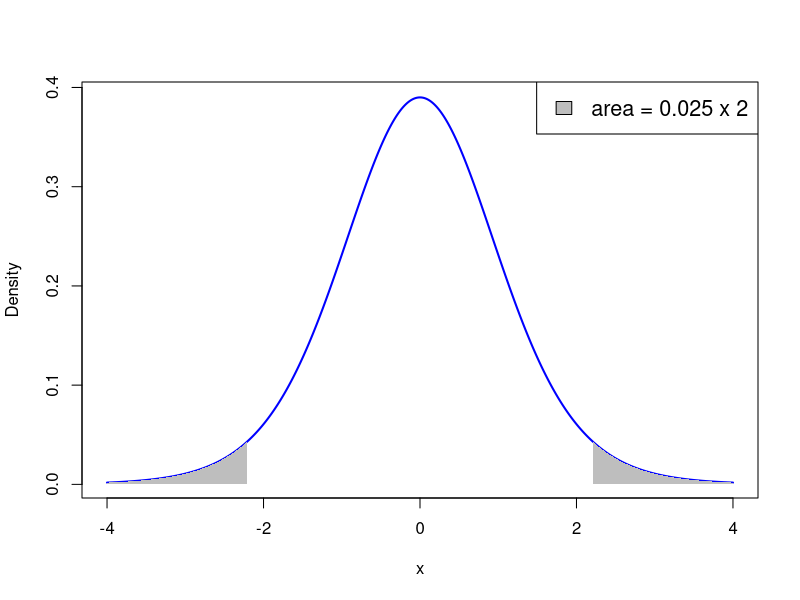
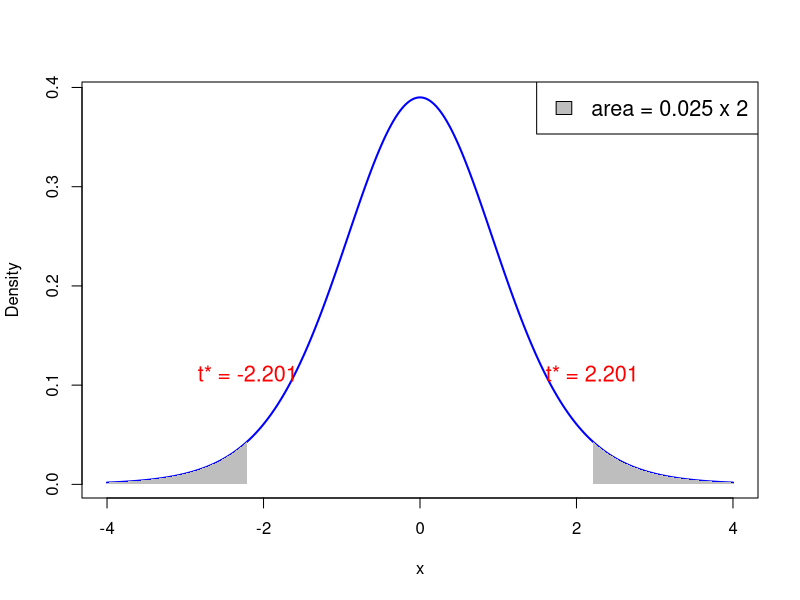
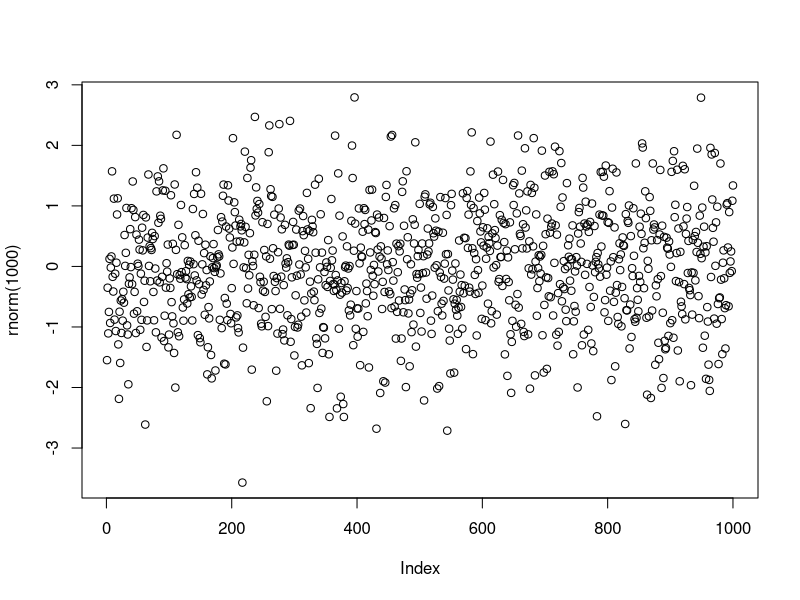
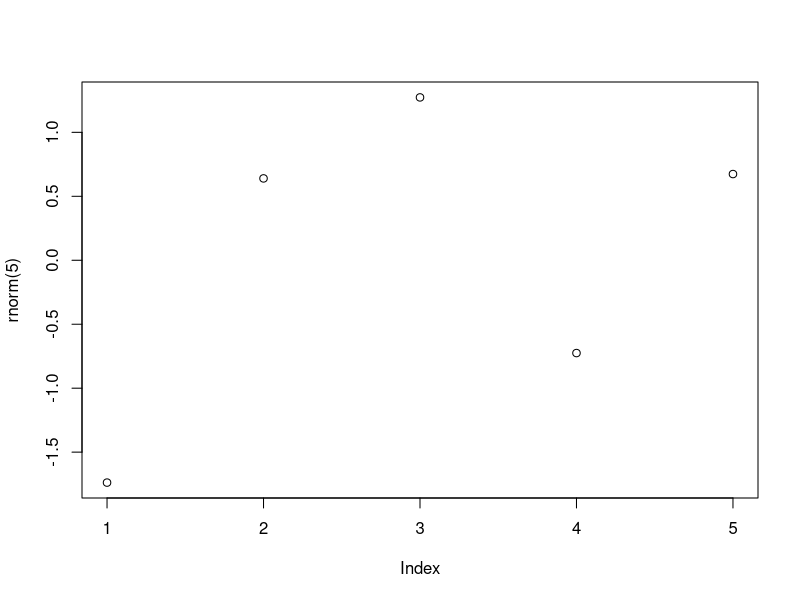
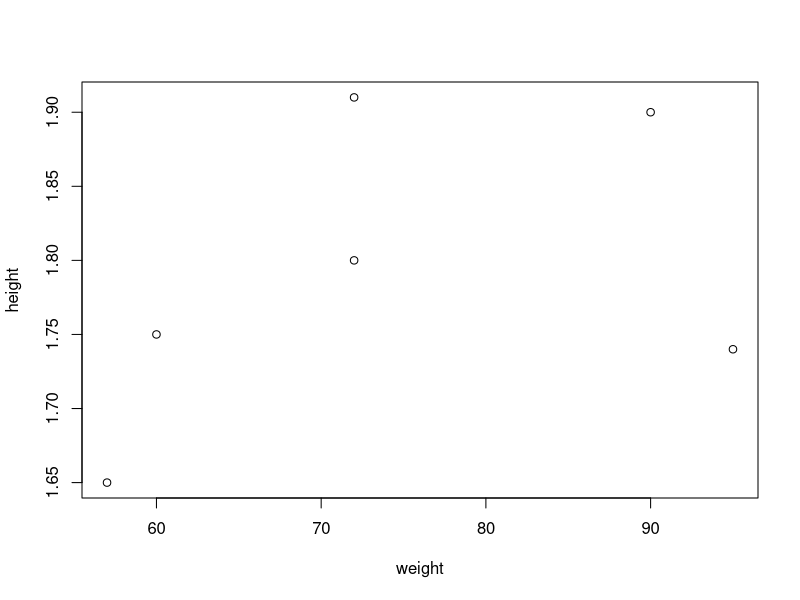
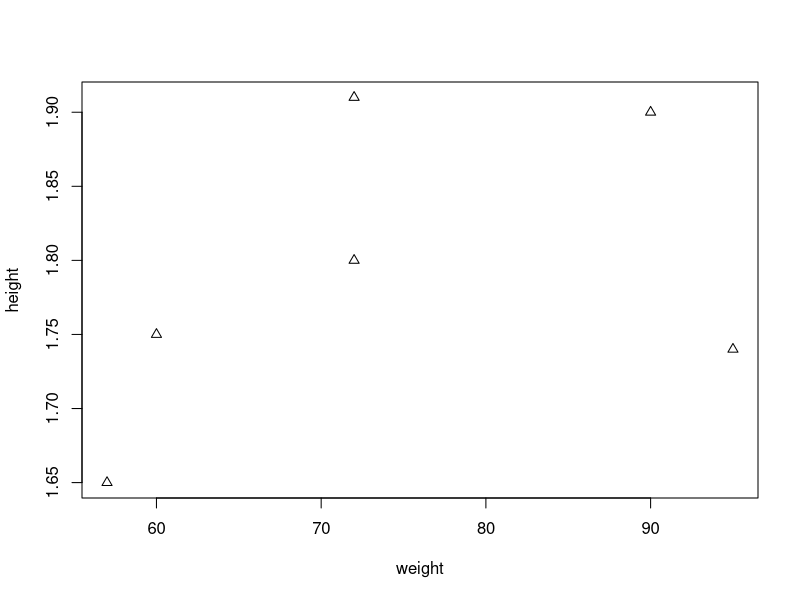
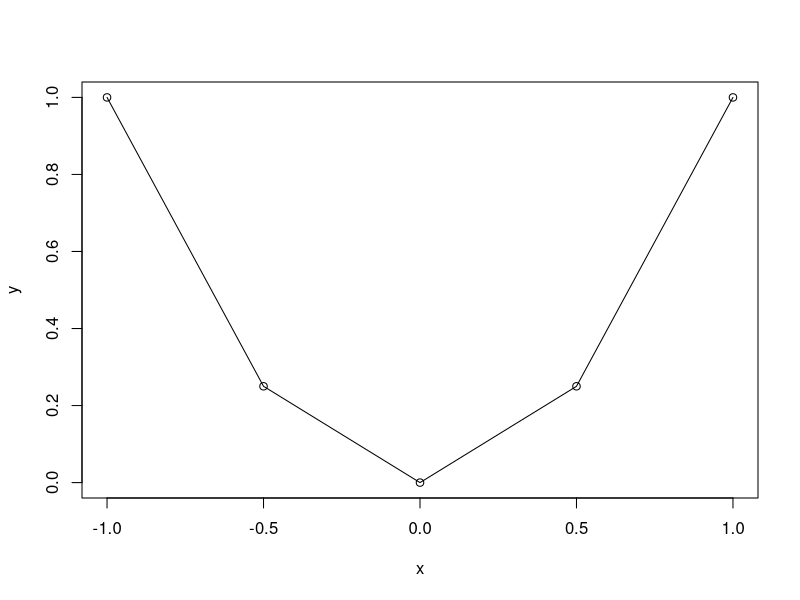
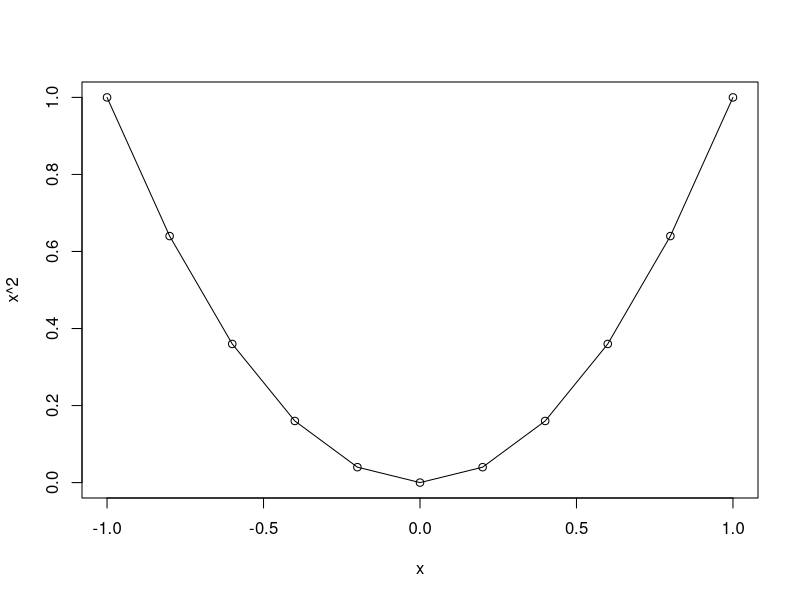

Reproduce these figures in R, in order.
## ---- chunk 1
# Degrees of freedom
df <- 11

# Values for x-axis
x <- seq(-4, 4, length.out = 1000)

# Calculate PDF of t-distribution
pdf <- dt(x, df)

# Plot PDF
plot(x, pdf, type = "l", col = "blue", lwd = 2, xlab = "x", ylab = "Density")

# Shade area where p-value < 0.025
x_fill_left <- x[x <= qt(0.025, df)]
y_fill_left <- pdf[x <= qt(0.025, df)]
polygon(c(x_fill_left, rev(x_fill_left)), c(y_fill_left, rep(0, length(y_fill_left))), col = "gray", border = NA)

# Shade area where p-value > 0.975
x_fill_right <- x[x >= qt(0.975, df)]
y_fill_right <- pdf[x >= qt(0.975, df)]
polygon(c(x_fill_right, rev(x_fill_right)), c(y_fill_right, rep(0, length(y_fill_right))), col = "gray", border = NA)

# Add legend
legend("topright", legend = c("area = 0.025 x 2"), fill = "gray", cex = 1.3)


## ---- chunk 2
# Degrees of freedom
df <- 11

# Values for x-axis
x <- seq(-4, 4, length.out = 1000)

# Calculate PDF of t-distribution
pdf <- dt(x, df)

# Plot PDF
plot(x, pdf, type = "l", col = "blue", lwd = 2, xlab = "x", ylab = "Density")

# Shade area where p-value < 0.025
x_fill_left <- x[x <= qt(0.025, df)]
y_fill_left <- pdf[x <= qt(0.025, df)]
polygon(c(x_fill_left, rev(x_fill_left)), c(y_fill_left, rep(0, length(y_fill_left))), col = "gray", border = NA)

# Shade area where p-value > 0.975
x_fill_right <- x[x >= qt(0.975, df)]
y_fill_right <- pdf[x >= qt(0.975, df)]
polygon(c(x_fill_right, rev(x_fill_right)), c(y_fill_right, rep(0, length(y_fill_right))), col = "gray", border = NA)

# Add annotations for p value = 0.025 on both sides
text(qt(0.025, df), dt(qt(0.025, df), df) + 0.05, paste("t* =", round(qt(0.025, df), 4)), pos = 3, col = "red", cex = 1.3, adj = c(8.5, 4.5))
text(qt(0.975, df), dt(qt(0.975, df), df) + 0.05, paste("t* =", round(qt(0.975, df), 4)), pos = 3, col = "red", cex = 1.3, adj = c(5.5, 4.5))

# Add legend
legend("topright", legend = c("area = 0.025 x 2"), fill = "gray", cex = 1.3)


## ---- chunk 3
#| echo: true
plot(rnorm(1000))
## ---- chunk 4
#| echo: true

2 + 2
2 * 3 - 1 + 2 ^ 7
exp(-10)
log(2)
pi
sin(pi/2)

## ---- chunk 5
#| echo: true

# This is a comment in R
# Comments are ignored by R

1 + 1   # This works out the result of one plus one!
## ---- chunk 6
#| echo: true
rnorm(5)
## ---- chunk 7
#| echo: true
#| output-location: slide
plot(rnorm(5))
## ---- chunk 8
#| echo: true
# Store 2 in the variable x
x <- 2

# Print x to screen
x
## ---- chunk 9
#| echo: true
# Assign 2 to x
x <- 2

# Compute x + x and print to screen
x + x

# x still contains 2
x
## ---- chunk 10
x <- 2
print(x)
## ---- chunk 11
#| echo: true
sentence <- "Stats is great!"
print(sentence)
## ---- chunk 12
#| echo: true
sentence <- "Stats is great!"
cat(sentence)
## ---- chunk 13
#| echo: true

# Store the result of 2 + 2 in variable two.plus.two

two.plus.two <- 2 + 2

# We want to print to screen the following message:
# "The result of 2 + 2 is two.plus.two"

cat("The result of 2 + 2 is", two.plus.two)
## ---- chunk 14
# This codes sums two numbers and prints result on screen
x <- 1
y <- 2

result <- x + y

# Print the result on screen
cat("Code run successfully!")
cat("The sum of", x , "and", y, "is", result)
## ---- chunk 15
rm(list = ls())
## ---- chunk 16
#| echo: true

# Create 3 variables x, y, z
x <- 2
y <- "Dog"
z <- pi

# Workspace contains variables x, y, z
# This can be displayed by using ls()
ls()
## ---- chunk 17
#| echo: true

# Create 3 variables x, y, z
x <- 2
y <- "Dog"
z <- pi

# Remove x from workspace
rm(x)

# Now the workspace contains only y and z
ls( )
## ---- chunk 18
#| echo: true

# Create 3 variables x, y, z
x <- 2
y <- "Dog"
z <- pi

# Remove all variables from workspace
rm(list = ls())

# Let us check that the workspace is empty
ls( )
## ---- chunk 19
#| echo: true

# Constuct a vector and store it in variable "vector"
vector <- c(60, 72, 57, 90, 95, 72)

# Print vector
print(vector)
## ---- chunk 20
#| echo: true

# Constuct two vectors of radius and height of 6 cylinders
radius <- c(6, 7, 5, 9, 9, 7)
height <- c(1.7, 1.8, 1.6, 2, 1, 1.9)

# Compute the volume of each cylinder and store it in "volume"
volume <- pi * radius^2 * height

# Print volume
print(volume)
## ---- chunk 21
#| echo: true

a <- c(1, 2, 3, 4, 5, 6, 7)
b <- c(0, 1)

a + b
## ---- chunk 22
#| echo: true

vector <- c(1, 2, 3, 4, 5, 6)
scalar <- 2

# Multiplication of vector by a scalar
vector * scalar

# Summing a scalar to each component of a vector
vector + scalar
## ---- chunk 23
x <- c(1, 2, 3, 4, 5)

sum <- sum(x)
length <- length(x)

cat("Here is the vector x: (", x, ")")
cat("The components of vector x sum to", sum)
cat("The length of vector x is", length)
## ---- chunk 24
# First store the wage data into a vector
x <- c(36, 40, 46, 54, 57, 58, 59, 60, 62, 63)

# Let us compute the mean by using formula
xbar = sum(x) / length(x)

# Compute the mean by using built in R function
xbar_check = mean(x)

# We now print both results to screen
cat("Sample mean computed with formula is", xbar)
cat("Sample mean computed with R function is", xbar_check)
cat("They coincide!")
## ---- chunk 25
# Again, store the wage data into a vector
x <- c(36, 40, 46, 54, 57, 58, 59, 60, 62, 63)

# Compute the sample variance using formula
xbar = mean(x)
n = length(x)
s2 = sum( (x - xbar)^2 ) / (n - 1) 

# Compute the sample variance using built in R function
s2_check = var(x)

# We now print both results to screen
cat("Sample variance computed with formula is", s2)
cat("Sample variance computed with R function is", s2_check)
cat("They coincide!")
## ---- chunk 26
#| echo: true

# Compute the average distance from the center for rivers
sum(abs(rivers - mean(rivers))) / length(rivers)	
## ---- chunk 27
# Enter CCI data using c()
score_2007 <- c(86, 86, 88, 90, 99, 97, 97, 96, 99, 97, 90, 90)
score_2009 <- c(24, 22, 21, 21, 19, 18, 17, 18, 21, 23, 22, 21)

# Compute vector of differences in CCI
difference <- score_2007 - score_2009

# Perform t-test with null hypothesis mu0 = 0
t.test(difference, mu = 0)
## ---- chunk 28
# Enter CCI data using c()
score_2007 <- c(86, 86, 88, 90, 99, 97, 97, 96, 99, 97, 90, 90)
score_2009 <- c(24, 22, 21, 21, 19, 18, 17, 18, 21, 23, 22, 21)
difference <- score_2007 - score_2009

# Store output of t-test
t_test_result <- t.test(difference, mu = 0)

# Capture output from print
output <- capture.output(print(t_test_result))

# Print only one line of the output
cat(output[2])
cat(output[3])
cat(output[4])
## ---- chunk 29
# Enter CCI data using c()
score_2007 <- c(86, 86, 88, 90, 99, 97, 97, 96, 99, 97, 90, 90)
score_2009 <- c(24, 22, 21, 21, 19, 18, 17, 18, 21, 23, 22, 21)
difference <- score_2007 - score_2009

# Store output of t-test
t_test_result <- t.test(difference, mu = 0)

# Capture output from print
output <- capture.output(print(t_test_result))

# Print only one line of the output
cat(output[5])
## ---- chunk 30
# Enter CCI data using c()
score_2007 <- c(86, 86, 88, 90, 99, 97, 97, 96, 99, 97, 90, 90)
score_2009 <- c(24, 22, 21, 21, 19, 18, 17, 18, 21, 23, 22, 21)
difference <- score_2007 - score_2009

# Store output of t-test
t_test_result <- t.test(difference, mu = 0)

# Capture output from print
output <- capture.output(print(t_test_result))

# Print only one line of the output
cat(output[6])
## ---- chunk 31
# Enter CCI data using c()
score_2007 <- c(86, 86, 88, 90, 99, 97, 97, 96, 99, 97, 90, 90)
score_2009 <- c(24, 22, 21, 21, 19, 18, 17, 18, 21, 23, 22, 21)
difference <- score_2007 - score_2009

# Store output of t-test
t_test_result <- t.test(difference, mu = 0)

# Capture output from print
output <- capture.output(print(t_test_result))

# Print only one line of the output
cat(output[7])
cat(output[8])
## ---- chunk 32
# Enter CCI data using c()
score_2007 <- c(86, 86, 88, 90, 99, 97, 97, 96, 99, 97, 90, 90)
score_2009 <- c(24, 22, 21, 21, 19, 18, 17, 18, 21, 23, 22, 21)
difference <- score_2007 - score_2009

# Store output of t-test
t_test_result <- t.test(difference, mu = 0)

# Capture output from print
output <- capture.output(print(t_test_result))

# Print only one line of the output
cat(output[9])
cat(output[10])
cat(output[11])
## ---- chunk 33
#| echo: true
#| output-location: slide

# Store weight and height data in 2 vectors
weight <- c(60, 72, 57, 90, 95, 72)
height <- c(1.75, 1.80, 1.65, 1.90, 1.74, 1.91)

# Plot weight against height
plot(weight, height)
## ---- chunk 34
#| echo: true
#| output-location: slide

# Store weight and height data in 2 vectors
weight <- c(60, 72, 57, 90, 95, 72)
height <- c(1.75, 1.80, 1.65, 1.90, 1.74, 1.91)

# Plot weight against height using little triangles
plot(weight, height, pch = 2)
## ---- chunk 35
#| echo: true
#| output-location: slide

# Input vector for grid of x coordinates
x <- c(-1, -0.5, 0, 0.5, 1)

# Compute the function y=x^2 on the grid
y <- x^2

# Generate scatter plot of (x,y)
plot(x, y)

# Add linear interpolation
lines(x, y)
## ---- chunk 36
#| echo: true
x <- seq(from = 2, to = 20, by = 2)
print(x)
## ---- chunk 37
x <- seq(from = 1, to = 11, by = 2)
y <- seq(1, 11, 2)

cat("Vector x is: (", x, ")")
cat("Vector y is: (", y, ")")
cat("They are the same!")
## ---- chunk 38
#| echo: true

x <- seq(from = -1, to = 1, by = 0.2)
print(x)
## ---- chunk 39
#| echo: true
#| 
# Use seq() to generate x grid
x <- seq(from = -1, to = 1, by = 0.2)

# Plot the function y=x^2
plot(x, x^2)
lines(x, x^2)
## ---- chunk 40
#| echo: true
#| output-location: slide

x <- rnorm(1000)

plot(x)
## ---- chunk 41
#| echo: true
seq(1, 11, length.out = 6)
## ---- chunk 42
#| echo: true
seq(1, 11, 6)
## ---- chunk 43
my_mean <- function(vector = x) {
  
  mean_of_x <- sum(x) / length(x)
  
  return(mean_of_x)  
}

# Generate a random vector of 1000 entries from N(0,1)
x <- rnorm(1000)

# Compute mean of x with my_mean
xbar <- my_mean(x)

# Compute mean of x with built in function mean
xbar_check <- mean(x)
  
cat("Mean of x computed with my_mean is:", xbar)
cat("Mean of x computed with R mean is:", xbar_check)
cat("They coincide!")
## ---- chunk 44
#| echo: true
x <- c("Red", "Green", "Blue")
print(x)
## ---- chunk 45
#| echo: true
x <- c('Red', 'Green', 'Blue')
print(x)
## ---- chunk 46
x <- c("Red", "Green", "Blue")
print(x)
cat(x)
## ---- chunk 47
y <- c("Red Green", "Blue")
print(y)
cat(y)
## ---- chunk 48
#| echo: true

# Create logical vector
x <- c(T, T, F, T, NA)

# Print the logical vector
print(x)
## ---- chunk 49
# Generate a vector containing sequence 1 to 8
x <- seq(from = 1 , to = 8, by = 1)

# Generate vector of flags for entries strictly above 5
y <- ( x > 5 )

cat("Vector x is: (", x, ")")
cat("Entries above 5 are: (", y, ")")
## ---- chunk 50
#| echo: true
T + T
T + F
## ---- chunk 51
#| echo: true
F + F
F + T + 3
## ---- chunk 52
# Generate vector with 1000 normal entries
x <- rnorm(1000)

# Generate logical vector of entries above 0
y <- (x > 0)

# Count entries above zero
above_zero <- sum(y)

cat("Number of entries which are above the average 0 is", above_zero)
cat("This is pretty close to 500!")
## ---- chunk 53
#| echo: true

2 * NA
NA + NA
T + NA
## ---- chunk 54
#| echo: true

vector <- c("Cat", "Dog", "Mouse")

second_element <- vector[2]           # Access 2nd entry of vector

print(second_element)
## ---- chunk 55
#| echo: true

vector <- c("Cat", "Dog", "Mouse")

# We replace 2nd entry of vector with string "Horse"
vector[2] <- "Horse"

print(vector)
## ---- chunk 56
#| echo: true

vector <- c(11, 22, 33, 44, 55, 66, 77, 88, 99, 100)

# We store 1st, 3rd, 5th entries of vector in slice
slice <- vector[c(1, 3, 5)]   

print(slice)

## ---- chunk 57
#| echo: true

vector <- c(11, 22, 33, 44, 55, 66, 77, 88, 99, 100)

# We store 2nd to 7th entries of vector in slice
slice <- vector[2:7]

print(slice)
## ---- chunk 58
# Create a vector x
x <- c(11, 22, 33, 44, 55, 66, 77, 88, 99, 100)

# Print vector x
cat("Vector x is:", x)

# Delete 2nd, 3rd and 7th entries of x
x <- x[ -c(2, 3, 7) ]

# Print x again
cat("Vector x with 2nd, 3rd and 7th entries removed:", x)
## ---- chunk 59
# Create numeric vector x
x <- c(5, -2.3, 4, 4, 4, 6, 8, 10, 40221, -8)

# Get negative components from x and store them in neg_x
neg_x <- x[ x < 0 ]

cat("Vector x is:", x)
cat("Negative components of x are:", neg_x)
## ---- chunk 60
# Create numeric vector
x <- c(5, -2.3, 4, 4, 4, 6, 8, 10, 40221, -8)

# Get components between 0 and 100
range_x <- x[ (x > 0) & (x < 100) ]

cat("Vector x is:", x)
cat("Components of x between 0 and 100 are:", range_x)
## ---- chunk 61
# Create a logical flag vector
flag <- c(T, F, F, T, F)

# Indices for  flag which
true_flag <- which(flag)

cat("Flag vector is:", flag)
cat("Positions for which Flag is TRUE are:", true_flag)
## ---- chunk 62
# Create numeric vector x
x <- c(5, -2.3, 4, 4, 4, 6, 8, 10, 40221, -8)

# Print x
cat("Vector x is:", x)

# Flag positive components of x
flag_pos_x <- (x > 0)

# Remove positive components from x
 x <- x[ -which(flag_pos_x) ]

# Print x again
cat("Vector x with positive components removed:", x)
## ---- chunk 63
#| echo: true

# Generate a vector of values 1, 2, 3, 4, 5
x <- c(1, 2, 3, 4, 5)

# Print the vector
print(x)
## ---- chunk 64
#| echo: true

# Create 2 vectors
x <- c(1, 2, 3, 4, 5)
y <- c(6, 7, 8)

# Concatenate vectors x and y, and also add element 9
z <- c(x, y, 9)

# Print the resulting vector
print(z)
## ---- chunk 65
#| echo: true

# We specify a vector with 3 named entries
x <- c(first = "Red", second = "Green", third = "Blue")

# Print the named vector
print(x)
## ---- chunk 66
# Create named vector
x <- c(first = "Red", second = "Green", third = "Blue")

# Names of componenents of x are accessed via names(x)
names_x <- names(x)

# Values of componenents of x are accessed via unname(x)
values_x <- unname(x)

cat("Names of x are:", names(x))
cat("Values of x are:", unname(x))
## ---- chunk 67
#| echo: true

c(FALSE, 2)        # Converts FALSE to 0
## ---- chunk 68
#| echo: true

c(pi, "stats")     # Converts pi to string 

## ---- chunk 69
#| echo: true

c(TRUE, "stats")   # Converts TRUE to string
## ---- chunk 70
#| echo: true

# The following generates a vector of integers from 1 to 6
x <- seq(1, 6)

print(x)
## ---- chunk 71
# Generate two vectors of integers from 1 to 6
x <- seq(1, 6)
y <- 1:6

cat("Vector x is:", x)
cat("Vector y is:", y)
cat("They are the same!")
## ---- chunk 72
# Create a vector with 3 components
x <- c(2, 1, 3)

# Repeats 4 times the vector x
y <- rep(x, 4)

cat("Original vector is:", x)
cat("Original vector repeated 4 times:", y)
## ---- chunk 73
x <- c(2, 1, 3)         # Vector to replicate
y <- c(1, 2, 3)         # Vector saying how to replicate 

z <- rep(x, y)          # 1st entry of x is replicated 1 time
                        # 2nd entry of x is replicated 2 times
                        # 3rd entry of x is replicated 3 times

cat("Original vector is:", x)
cat("Original vector repeated is:", z)
## ---- chunk 74
#| echo: true

x <- c("Cat", "Dog")     # Vector to replicate

y <- rep(x, c(3, 4))     # 1st entry of x is replicated 3 times
                         # 2nd entry of x is replicated 4 times

cat("Vector of labels is:", y)
